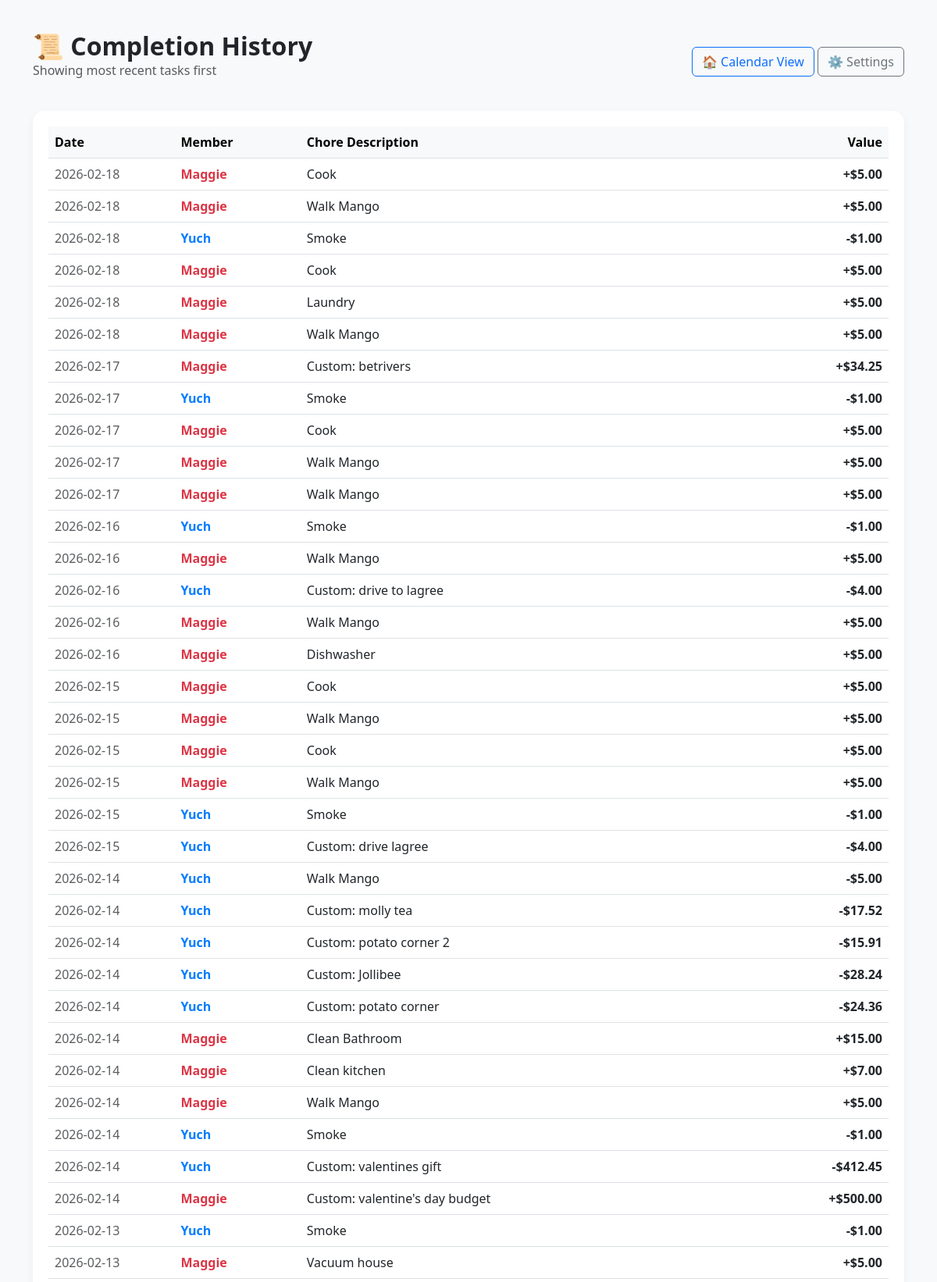
/history?page=3 (signed in, upper part), run on the app's committed database.
### app.py (models this page shows)
class ChoreLog(db.Model):
    id = db.Column(db.Integer, primary_key=True)
    user_name = db.Column(db.String(50), nullable=False)
    task_name = db.Column(db.String(100))
    reward_at_time = db.Column(db.Float)
    color_at_time = db.Column(db.String(20))
    date_completed = db.Column(db.Date, default=date.today)

### app.py (the view)
@app.route('/history')
@login_required
def history():
    page = request.args.get('page', 1, type=int)
    per_page = 50
    pagination = ChoreLog.query.order_by(
        ChoreLog.date_completed.desc(),
        ChoreLog.id.desc()
    ).paginate(page=page, per_page=per_page, error_out=False)
    logs = pagination.items
    all_logs = ChoreLog.query.all()
    alice_total = sum(l.reward_at_time for l in all_logs if l.user_name == "Maggie")
    bob_total = sum(l.reward_at_time for l in all_logs if l.user_name == "Yuch")
    return render_template('history.html',
                           logs=logs,
                           pagination=pagination,
                           alice_total=alice_total,
                           bob_total=bob_total)

### app.py (called while the page is built)
@login_manager.user_loader
def load_user(user_id):
    return User.query.get(int(user_id))

### templates/history.html (shortened to what this page needs)
<!DOCTYPE html>
<html lang="en">
<head>
    <link href="https://cdn.jsdelivr.net/npm/bootstrap@5.3.0/dist/css/bootstrap.min.css" rel="stylesheet">
</head>
<body>
<div class="container">
    <div class="d-flex justify-content-between align-items-center mb-4">
        <div>
            <h2 class="fw-bold mb-0">📜 Completion History</h2>
            <p class="text-muted">Showing most recent tasks first</p>
        </div>
        <div>
            <a href="/" class="btn btn-outline-primary">🏠 Calendar View</a>
            <a href="/manage" class="btn btn-outline-secondary">⚙️ Settings</a>
        </div>
    </div>
    <div class="table-container">
        <div class="table-responsive">
            <table class="table table-hover align-middle">
                <thead class="table-light">
                    <tr>
                        <th style="width: 15%;">Date</th>
                        <th style="width: 15%;">Member</th>
                        <th>Chore Description</th>
                        <th class="text-end" style="width: 15%;">Value</th>
                    </tr>
                </thead>
                <tbody>
                    {% for log in logs %}
                    <tr>
                        <td class="text-muted">{{ log.date_completed.strftime('%Y-%m-%d') }}</td>
                        <td>
                            <span class="{{ 'user-bob' if log.user_name == 'Yuch' else 'user-alice' }}">
                                {{ log.user_name }}
                            </span>
                        </td>
                        <td>{{ log.task_name }}</td>
                        <td class="text-end {{ 'amount-neg' if log.user_name == 'Yuch' else 'amount-pos' }}">
                            {{ '-' if log.user_name == 'Yuch' else '+' }}${{ "%.2f"|format(log.reward_at_time) }}
                        </td>
                    </tr>
                    {% else %}
                    <tr>
                        <td colspan="4" class="text-center py-5 text-muted">No chores logged yet. Get to work!</td>
                    </tr>
                    {% endfor %}
                </tbody>
            </table>
        </div>
    </div>
</div>
</body>
</html>

### templates/history.html (style rules this page uses)
body { background-color: #f8f9fa; padding: 40px 0; font-family: 'Segoe UI', sans-serif; }
.user-alice { color: #dc3545; font-weight: 600; }
.user-bob { color: #007bff; font-weight: 600; }
.amount-pos { color: #28a745; font-weight: bold; }
.amount-neg { color: #dc3545; font-weight: bold; }
.table-container { background: white; border-radius: 15px; padding: 20px; box-shadow: 0 4px 12px rgba(0,0,0,0.05); }

### data on the page
ChoreLog: date_completed "2026-02-18", user_name "Maggie", task_name "Cook", user_name "+", reward_at_time "5.00"
ChoreLog: date_completed "2026-02-18", user_name "Maggie", task_name "Walk Mango", user_name "+", reward_at_time "5.00"
ChoreLog: date_completed "2026-02-18", user_name "Yuch", task_name "Smoke", user_name "-", reward_at_time "1.00"
ChoreLog: date_completed "2026-02-18", user_name "Maggie", task_name "Cook", user_name "+", reward_at_time "5.00"
ChoreLog: date_completed "2026-02-18", user_name "Maggie", task_name "Laundry", user_name "+", reward_at_time "5.00"
ChoreLog: date_completed "2026-02-18", user_name "Maggie", task_name "Walk Mango", user_name "+", reward_at_time "5.00"
ChoreLog: date_completed "2026-02-17", user_name "Maggie", task_name "Custom: betrivers", user_name "+", reward_at_time "34.25"
ChoreLog: date_completed "2026-02-17", user_name "Yuch", task_name "Smoke", user_name "-", reward_at_time "1.00"
ChoreLog: date_completed "2026-02-17", user_name "Maggie", task_name "Cook", user_name "+", reward_at_time "5.00"
ChoreLog: date_completed "2026-02-17", user_name "Maggie", task_name "Walk Mango", user_name "+", reward_at_time "5.00"
ChoreLog: date_completed "2026-02-17", user_name "Maggie", task_name "Walk Mango", user_name "+", reward_at_time "5.00"
ChoreLog: date_completed "2026-02-16", user_name "Yuch", task_name "Smoke", user_name "-", reward_at_time "1.00"
ChoreLog: date_completed "2026-02-16", user_name "Maggie", task_name "Walk Mango", user_name "+", reward_at_time "5.00"
ChoreLog: date_completed "2026-02-16", user_name "Yuch", task_name "Custom: drive to lagree", user_name "-", reward_at_time "4.00"
ChoreLog: date_completed "2026-02-16", user_name "Maggie", task_name "Walk Mango", user_name "+", reward_at_time "5.00"
ChoreLog: date_completed "2026-02-16", user_name "Maggie", task_name "Dishwasher", user_name "+", reward_at_time "5.00"
ChoreLog: date_completed "2026-02-15", user_name "Maggie", task_name "Cook", user_name "+", reward_at_time "5.00"
ChoreLog: date_completed "2026-02-15", user_name "Maggie", task_name "Walk Mango", user_name "+", reward_at_time "5.00"
ChoreLog: date_completed "2026-02-15", user_name "Maggie", task_name "Cook", user_name "+", reward_at_time "5.00"
ChoreLog: date_completed "2026-02-15", user_name "Maggie", task_name "Walk Mango", user_name "+", reward_at_time "5.00"
ChoreLog: date_completed "2026-02-15", user_name "Yuch", task_name "Smoke", user_name "-", reward_at_time "1.00"
ChoreLog: date_completed "2026-02-15", user_name "Yuch", task_name "Custom: drive lagree", user_name "-", reward_at_time "4.00"
ChoreLog: date_completed "2026-02-14", user_name "Yuch", task_name "Walk Mango", user_name "-", reward_at_time "5.00"
ChoreLog: date_completed "2026-02-14", user_name "Yuch", task_name "Custom: molly tea", user_name "-", reward_at_time "17.52"
ChoreLog: date_completed "2026-02-14", user_name "Yuch", task_name "Custom: potato corner 2", user_name "-", reward_at_time "15.91"
ChoreLog: date_completed "2026-02-14", user_name "Yuch", task_name "Custom: Jollibee", user_name "-", reward_at_time "28.24"
ChoreLog: date_completed "2026-02-14", user_name "Yuch", task_name "Custom: potato corner", user_name "-", reward_at_time "24.36"
ChoreLog: date_completed "2026-02-14", user_name "Maggie", task_name "Clean Bathroom", user_name "+", reward_at_time "15.00"
ChoreLog: date_completed "2026-02-14", user_name "Maggie", task_name "Clean kitchen", user_name "+", reward_at_time "7.00"
ChoreLog: date_completed "2026-02-14", user_name "Maggie", task_name "Walk Mango", user_name "+", reward_at_time "5.00"
ChoreLog: date_completed "2026-02-14", user_name "Yuch", task_name "Smoke", user_name "-", reward_at_time "1.00"
ChoreLog: date_completed "2026-02-14", user_name "Yuch", task_name "Custom: valentines gift", user_name "-", reward_at_time "412.45"
ChoreLog: date_completed "2026-02-14", user_name "Maggie", task_name "Custom: valentine's day budget", user_name "+", reward_at_time "500.00"
ChoreLog: date_completed "2026-02-13", user_name "Yuch", task_name "Smoke", user_name "-", reward_at_time "1.00"
ChoreLog: date_completed "2026-02-13", user_name "Maggie", task_name "Vacuum house", user_name "+", reward_at_time "5.00"
